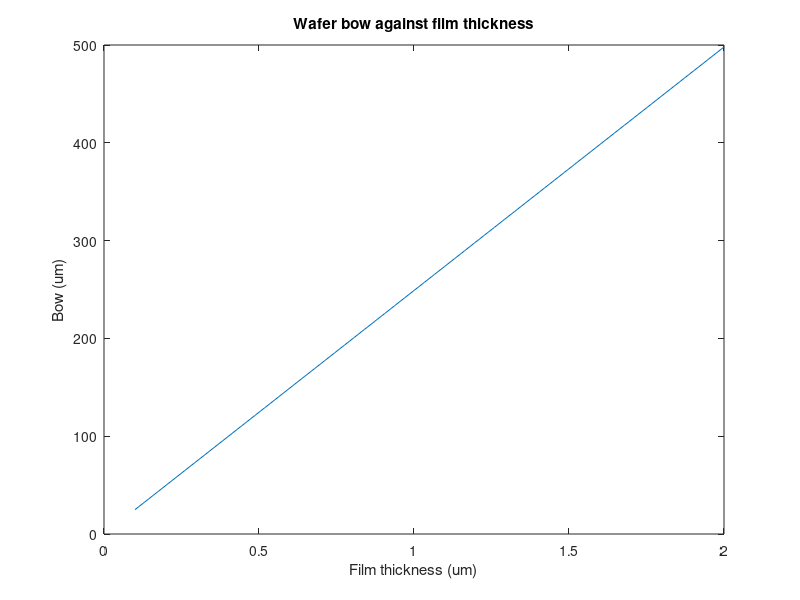

Recreate this plot in MATLAB.
% Wafer bow from film stress by Stoney's equation: a tensile film on a 300 mm,
% 775 um silicon wafer, across film thickness.
E = 130e9;  nu = 0.28;  ts = 775e-6;  D = 0.300;   % silicon, thickness, diameter
sigma = 400e6;                                     % film stress (Pa)
tf = linspace(0.1e-6, 2e-6, 60);
kappa = 6 * sigma * tf * (1 - nu) / (E * ts^2);   % curvature (1/m)
bow = kappa * D^2 / 8;                             % sagitta (m)
fprintf('a 1 um film at 400 MPa bows the wafer %.0f um\n', 1e6 * interp1(tf, bow, 1e-6));
fprintf('radius of curvature %.0f m at 1 um\n', 1 / interp1(tf, kappa, 1e-6));

plot(1e6*tf, 1e6*bow);
title('Wafer bow against film thickness');
xlabel('Film thickness (um)');
ylabel('Bow (um)');
